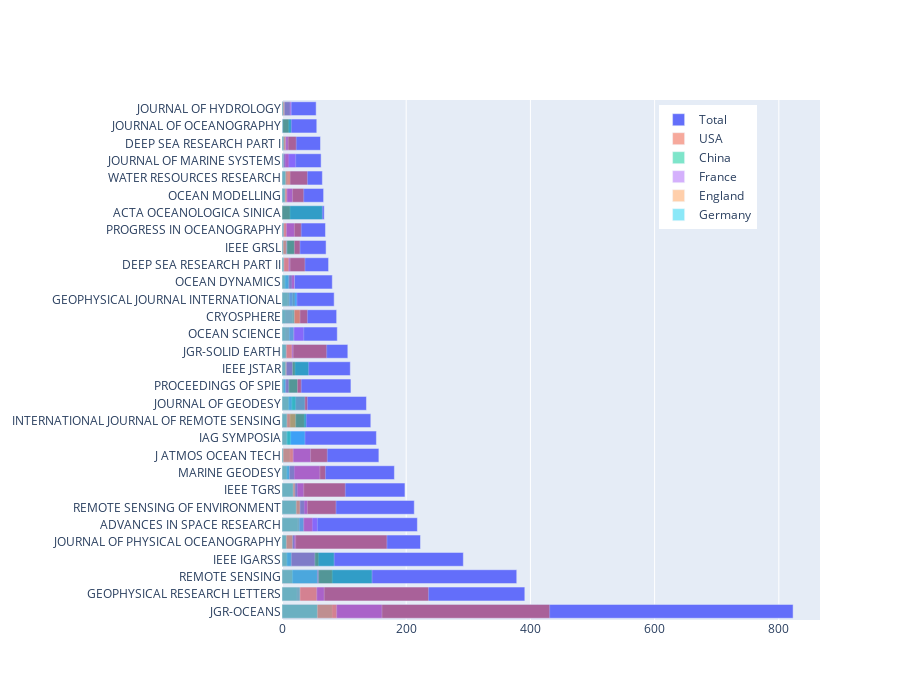

Notebook source saved alongside this figure:
### Code cell
import plotly.graph_objects as go
import numpy as np
tmp=names[0:30]

fig = go.Figure()
fig.add_trace(go.Bar(
            y=tmp,
            # x=np.zeros(30),
            x=value[0:30],
            name='Total',
            orientation='h',opacity=1))
fig.update_layout(barmode='overlay')

fig.add_trace(go.Bar(
            y=names2[names2.isin(tmp)],
            x=value2[names2.isin(tmp)],
            name='USA',
            orientation='h',opacity=0.5))
fig.add_trace(go.Bar(
            y=names3[names3.isin(tmp)],
            x=value3[names3.isin(tmp)],
            name='China',
            orientation='h',opacity=0.5))
fig.add_trace(go.Bar(
            y=names4[names4.isin(tmp)],
            x=value4[names4.isin(tmp)],
            name='France',
            orientation='h',opacity=0.5))
fig.add_trace(go.Bar(
            y=names5[names5.isin(tmp)],
            x=value5[names5.isin(tmp)],
            name='England',
            orientation='h',opacity=0.5))
fig.add_trace(go.Bar(
            y=names6[names6.isin(tmp)],
            x=value6[names6.isin(tmp)],
            name='Germany',
            orientation='h',opacity=0.5))

fig.update_layout(height=700,width=900,showlegend=True,legend_x=0.7,legend_y=0.99)
# fig.update_layout(barmode='stack')


fig.show()

### Figure 1 — Plotly figure (JSON) as saved in the notebook; plotly's stock layout.template omitted (floating-point values rounded to 4 significant figures)
{"data": [{"name": "Total", "opacity": 1, "orientation": "h", "type": "bar", "x": [823, 391, 378, 292, 223, 218, 213, 198, 181, 156, 152, 143, 136, 111, 110, 106, 89, 88, 84, 81, 75, 71, 70, 68, 67, 65, 63, 62, 56, 55], "y": ["JGR-OCEANS", "GEOPHYSICAL RESEARCH LETTERS", "REMOTE SENSING", "IEEE IGARSS", "JOURNAL OF PHYSICAL OCEANOGRAPHY", "ADVANCES IN SPACE RESEARCH", "REMOTE SENSING OF ENVIRONMENT", "IEEE TGRS", "MARINE GEODESY", "J ATMOS OCEAN TECH", "IAG SYMPOSIA", "INTERNATIONAL JOURNAL OF REMOTE SENSING", "JOURNAL OF GEODESY", "PROCEEDINGS OF SPIE", "IEEE JSTAR", "JGR-SOLID EARTH", "OCEAN SCIENCE", "CRYOSPHERE", "GEOPHYSICAL JOURNAL INTERNATIONAL", "OCEAN DYNAMICS", "DEEP SEA RESEARCH PART II", "IEEE GRSL", "PROGRESS IN OCEANOGRAPHY", "ACTA OCEANOLOGICA SINICA", "OCEAN MODELLING", "WATER RESOURCES RESEARCH", "JOURNAL OF MARINE SYSTEMS", "DEEP SEA RESEARCH PART I", "JOURNAL OF OCEANOGRAPHY", "JOURNAL OF HYDROLOGY"]}, {"name": "USA", "opacity": 0.5, "orientation": "h", "type": "bar", "x": [431, 236, 169, 102, 87, 81, 73, 72, 70, 59, 49, 41, 41, 41, 37, 36, 35, 31, 31, 29, 23, 21, 21, 20, 19, 14, 13, 13, 11, 11], "y": ["JGR-OCEANS", "GEOPHYSICAL RESEARCH LETTERS", "JOURNAL OF PHYSICAL OCEANOGRAPHY", "IEEE TGRS", "REMOTE SENSING OF ENVIRONMENT", "REMOTE SENSING", "J ATMOS OCEAN TECH", "JGR-SOLID EARTH", "MARINE GEODESY", "IEEE IGARSS", "ADVANCES IN SPACE RESEARCH", "CRYOSPHERE", "JOURNAL OF GEODESY", "WATER RESOURCES RESEARCH", "DEEP SEA RESEARCH PART II", "INTERNATIONAL JOURNAL OF REMOTE SENSING", "OCEAN MODELLING", "PROCEEDINGS OF SPIE", "PROGRESS IN OCEANOGRAPHY", "IEEE GRSL", "DEEP SEA RESEARCH PART I", "GEOPHYSICAL JOURNAL INTERNATIONAL", "IEEE JSTAR", "OCEAN DYNAMICS", "OCEAN SCIENCE", "JOURNAL OF HYDROLOGY", "ACTA OCEANOLOGICA SINICA", "IAG SYMPOSIA", "JOURNAL OF MARINE SYSTEMS", "JOURNAL OF OCEANOGRAPHY"]}, {"name": "China", "opacity": 0.5, "orientation": "h", "type": "bar", "x": [145, 84, 81, 65, 43, 39, 36, 25, 25, 25, 24, 22, 20, 20, 20, 16, 15, 14, 13, 13, 9, 9, 6, 6, 5, 5, 5, 5, 3, 1], "y": ["REMOTE SENSING", "IEEE IGARSS", "JGR-OCEANS", "ACTA OCEANOLOGICA SINICA", "IEEE JSTAR", "INTERNATIONAL JOURNAL OF REMOTE SENSING", "REMOTE SENSING OF ENVIRONMENT", "ADVANCES IN SPACE RESEARCH", "IEEE TGRS", "PROCEEDINGS OF SPIE", "GEOPHYSICAL RESEARCH LETTERS", "JOURNAL OF GEODESY", "IEEE GRSL", "JOURNAL OF PHYSICAL OCEANOGRAPHY", "MARINE GEODESY", "OCEAN DYNAMICS", "JOURNAL OF OCEANOGRAPHY", "IAG SYMPOSIA", "J ATMOS OCEAN TECH", "JOURNAL OF HYDROLOGY", "GEOPHYSICAL JOURNAL INTERNATIONAL", "WATER RESOURCES RESEARCH", "DEEP SEA RESEARCH PART I", "OCEAN MODELLING", "CRYOSPHERE", "JGR-SOLID EARTH", "JOURNAL OF MARINE SYSTEMS", "OCEAN SCIENCE", "DEEP SEA RESEARCH PART II", "PROGRESS IN OCEANOGRAPHY"]}, {"name": "France", "opacity": 0.5, "orientation": "h", "type": "bar", "x": [161, 68, 61, 59, 57, 53, 46, 41, 35, 35, 22, 22, 20, 20, 18, 17, 17, 17, 17, 16, 15, 13, 13, 11, 11, 10, 8, 8, 1], "y": ["JGR-OCEANS", "GEOPHYSICAL RESEARCH LETTERS", "MARINE GEODESY", "REMOTE SENSING", "ADVANCES IN SPACE RESEARCH", "IEEE IGARSS", "J ATMOS OCEAN TECH", "REMOTE SENSING OF ENVIRONMENT", "IEEE TGRS", "OCEAN SCIENCE", "JOURNAL OF MARINE SYSTEMS", "JOURNAL OF PHYSICAL OCEANOGRAPHY", "OCEAN DYNAMICS", "PROGRESS IN OCEANOGRAPHY", "JGR-SOLID EARTH", "CRYOSPHERE", "GEOPHYSICAL JOURNAL INTERNATIONAL", "IEEE JSTAR", "OCEAN MODELLING", "JOURNAL OF GEODESY", "JOURNAL OF HYDROLOGY", "DEEP SEA RESEARCH PART II", "INTERNATIONAL JOURNAL OF REMOTE SENSING", "PROCEEDINGS OF SPIE", "WATER RESOURCES RESEARCH", "DEEP SEA RESEARCH PART I", "IEEE GRSL", "IAG SYMPOSIA", "JOURNAL OF OCEANOGRAPHY"]}, {"name": "England", "opacity": 0.5, "orientation": "h", "type": "bar", "x": [88, 56, 29, 29, 28, 22, 21, 18, 17, 17, 16, 13, 12, 12, 11, 11, 8, 8, 8, 8, 7, 7, 7, 6, 5, 4, 3, 2], "y": ["JGR-OCEANS", "GEOPHYSICAL RESEARCH LETTERS", "CRYOSPHERE", "REMOTE SENSING OF ENVIRONMENT", "ADVANCES IN SPACE RESEARCH", "INTERNATIONAL JOURNAL OF REMOTE SENSING", "IEEE TGRS", "J ATMOS OCEAN TECH", "JOURNAL OF PHYSICAL OCEANOGRAPHY", "REMOTE SENSING", "JGR-SOLID EARTH", "WATER RESOURCES RESEARCH", "GEOPHYSICAL JOURNAL INTERNATIONAL", "OCEAN SCIENCE", "DEEP SEA RESEARCH PART II", "JOURNAL OF GEODESY", "IEEE IGARSS", "IAG SYMPOSIA", "MARINE GEODESY", "OCEAN MODELLING", "IEEE GRSL", "IEEE JSTAR", "PROGRESS IN OCEANOGRAPHY", "DEEP SEA RESEARCH PART I", "OCEAN DYNAMICS", "JOURNAL OF HYDROLOGY", "PROCEEDINGS OF SPIE", "JOURNAL OF MARINE SYSTEMS"]}, {"name": "Germany", "opacity": 0.5, "orientation": "h", "type": "bar", "x": [57, 57, 37, 37, 35, 29, 24, 23, 20, 19, 18, 15, 12, 11, 8, 7, 7, 6, 6, 6, 5, 3, 3, 3, 2, 2, 2, 2, 1], "y": ["JGR-OCEANS", "REMOTE SENSING", "IAG SYMPOSIA", "JOURNAL OF GEODESY", "ADVANCES IN SPACE RESEARCH", "GEOPHYSICAL RESEARCH LETTERS", "GEOPHYSICAL JOURNAL INTERNATIONAL", "REMOTE SENSING OF ENVIRONMENT", "CRYOSPHERE", "OCEAN SCIENCE", "IEEE TGRS", "IEEE IGARSS", "MARINE GEODESY", "OCEAN DYNAMICS", "INTERNATIONAL JOURNAL OF REMOTE SENSING", "JGR-SOLID EARTH", "JOURNAL OF PHYSICAL OCEANOGRAPHY", "IEEE JSTAR", "PROCEEDINGS OF SPIE", "WATER RESOURCES RESEARCH", "OCEAN MODELLING", "DEEP SEA RESEARCH PART I", "DEEP SEA RESEARCH PART II", "PROGRESS IN OCEANOGRAPHY", "IEEE GRSL", "J ATMOS OCEAN TECH", "JOURNAL OF HYDROLOGY", "JOURNAL OF MARINE SYSTEMS", "JOURNAL OF OCEANOGRAPHY"]}], "layout": {"barmode": "overlay", "height": 700, "legend": {"x": 0.7, "y": 0.99}, "showlegend": true, "width": 900, "xaxis": {"autorange": true, "range": [0, 866.3], "type": "linear"}, "yaxis": {"autorange": true, "range": [-0.5, 29.5], "type": "category"}}}
